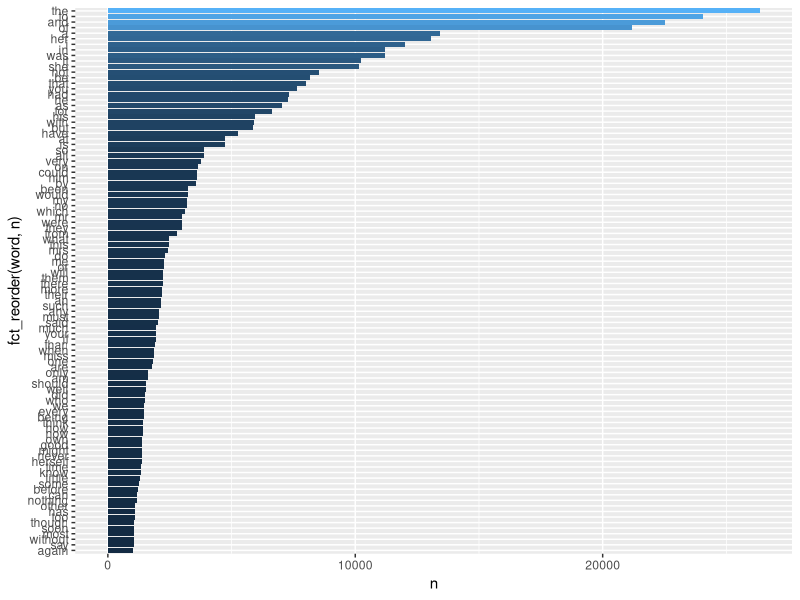
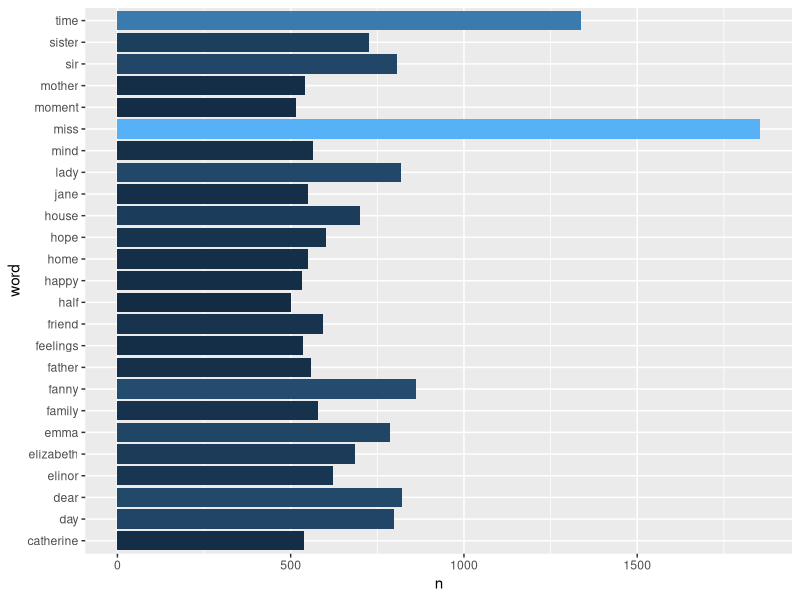
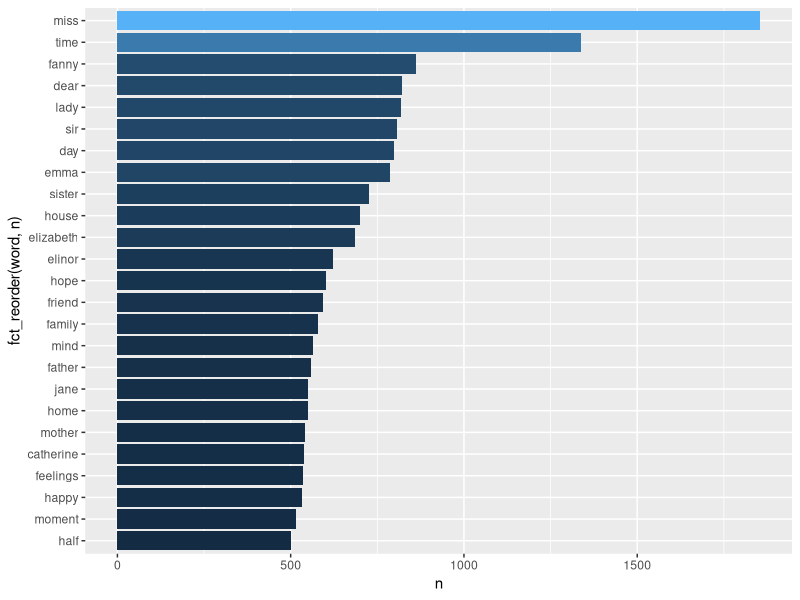

Recreate these plots in R, in order. (Note: this script raises an error after producing the figures.)
## ---- chunk 1
#| label: load-packages
# install.packages("janeaustenr")
# install.packages("tidytext")
# install.packages("textdata")
library(tidyverse)
library(tidytext)
library(knitr)
library(janeaustenr) 
library(dplyr)
## ---- chunk 2
#| label: get-data

# add code here
austen_books <- austen_books()
## ---- chunk 3
#| label: books

# add code here
books <- austen_books %>%
  group_by(book) %>%
  summarise()
print(books)
## ---- chunk 4
#| label: words

# add code here
austen_words <- austen_books %>%
  unnest_tokens(output = word, input = text)
## ---- chunk 5
#| label: top-words

# add code here
austen_words %>%
  count(word, sort = TRUE) %>%
  filter(n > 1000) %>%
  ggplot(aes(y = fct_reorder(word, n), x = n, fill = n)) +
  geom_col() +
  guides(fill = FALSE)
## ---- chunk 6
#| label: stop-words

data("stop_words")
## ---- chunk 7
#| label: top-without-stop-words

# add code here
austen_words_stop <- austen_words %>%
  anti_join(stop_words)

austen_words_stop %>%
  count(word, sort = TRUE) %>%
  filter(n > 500) %>%
  ggplot(aes(y = word, x = n, fill = n)) +
  geom_col() +
  guides(fill = FALSE)
## ---- chunk 8
#| label: top-without-stop-words-better

# add code here
austen_words_stop %>%
  count(word, sort = TRUE) %>%
  filter(n > 500) %>%
  ggplot(aes(y = fct_reorder(word, n), x = n, fill = n)) +
  geom_col() +
  guides(fill = FALSE)
## ---- chunk 9
#| label: bigrams

# add code here
austen_words_stop %>%
  
## ---- chunk 10
#| label: top-bigrams

# add code here
## ---- chunk 11
#| label: pronouns

pronouns <- c("he", "she")
## ---- chunk 12
#| label: bigram-counts

# add code here
## ---- chunk 13
#| label: word-ratios

# add code here
## ---- chunk 14
#| label: similar-he-she

# add code here
## ---- chunk 15
#| label: different-he-she

# add code here
## ---- chunk 16
#| label: sentiments

sentiments <- get_sentiments("afinn")
sentiments
## ---- chunk 17
#| label: sentiments-he-she

# add code here
